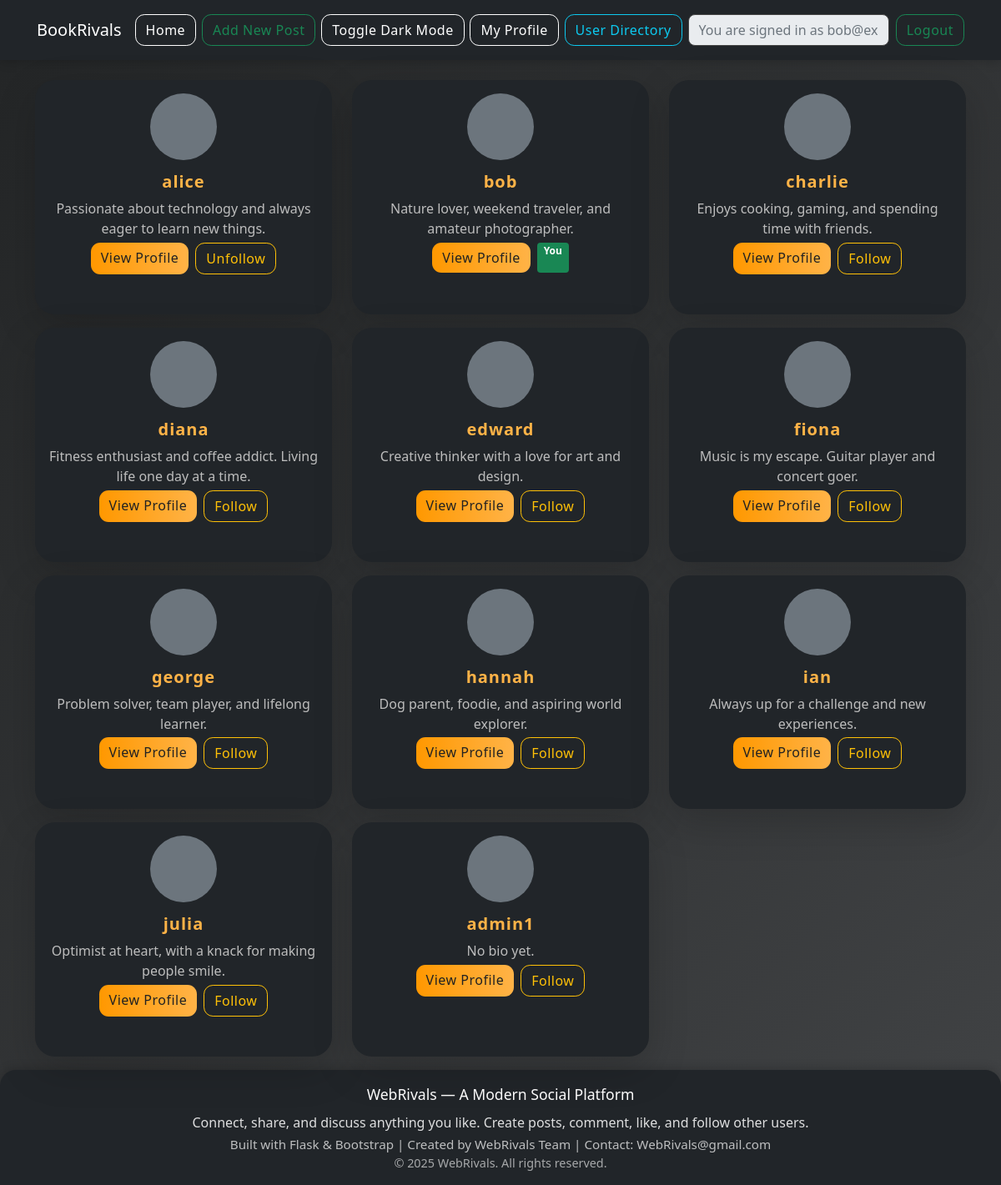
/user-directory (signed in), run on the app's committed database.
### tables this page shows
CREATE TABLE users (
                        id INTEGER PRIMARY KEY,
                        username TEXT UNIQUE,
                        password TEXT, profile_picture TEXT, bio TEXT, date_of_birth TEXT);

### routes.py (the view)
@routes.route('/user-directory')
def user_directory():
    if 'username' not in session:
        return redirect('/login')
    import sqlite3
    conn = sqlite3.connect(DATABASE)
    cursor = conn.cursor()
    cursor.execute("SELECT username, profile_picture, bio FROM users")
    users = cursor.fetchall()
    conn.close()
    return render_template('user_directory.html', users=users)

### app.py (called while the page is built)
@app.context_processor
def utility_processor():
    return dict(
        get_follower_count=get_follower_count,
        get_like_count=get_like_count,
        is_following=is_following,
        is_liked=is_liked,
        get_display_name=get_display_name
    )

### utils.py (called while the page is built)
def is_following(follower, following):
    if not follower or not following:
        return False
    conn = sqlite3.connect(DATABASE)
    cursor = conn.cursor()
    cursor.execute("SELECT 1 FROM followers WHERE follower=? AND following=?",
                  (follower, following))
    result = cursor.fetchone()
    conn.close()
    return result is not None

def get_display_name(email):
    if not email:
        return ''
    return email.split('@')[0]

### templates/user_directory.html (shortened to what this page needs)
{% extends 'base.html' %}
{% block content %}
<main class="container mt-4">
    <div class="row">
        {% for user in users %}
        <div class="col-md-4 mb-3">
            <div class="card h-100 bg-dark text-light shadow-lg">
                <div class="card-body text-center">
                    {% if user[1] %}
                        <img src="/{{ user[1] }}" alt="Profile Picture" class="rounded-circle mb-2" width="80" height="80">
                    {% else %}
                        <div class="rounded-circle bg-secondary mb-2" style="width:80px; height:80px; display:inline-block;"></div>
                    {% endif %}
                    <h5 class="card-title">{{ get_display_name(user[0]) }}</h5>
                    <p class="card-text">{{ user[2] if user[2] else 'No bio yet.' }}</p>
                    <div class="d-flex justify-content-center gap-2">
                        <a href="/profile?user={{ user[0] }}" class="btn btn-outline-primary">View Profile</a>
                        {% if user[0] != session['username'] %}
                        <button type="button" class="btn btn-outline-warning follow-btn" data-username="{{ user[0] }}">
                            {% if is_following(session['username'], user[0]) %}Unfollow{% else %}Follow{% endif %}
                        </button>
                        {% else %}
                        <span class="badge bg-success">You</span>
                        {% endif %}
                    </div>
                </div>
            </div>
        </div>
        {% endfor %}
    </div>
</main>
{% endblock %}

### static/style.css (style rules this page uses)
body { background: #181818 !important; }
.card { box-shadow: 0 4px 16px 0 rgba(0,0,0,0.25); border-radius: 1.2rem; border: none; }
.card-title { font-size: 1.5rem; letter-spacing: 1px; }
body { background: linear-gradient(135deg, #232526 0%, #414345 100%) !important; min-height: 100vh; }
.card { background: rgba(30, 30, 30, 0.97); box-shadow: 0 8px 32px 0 rgba(31, 38, 135, 0.18); border-radius: 1.5rem; border: none; transition: transform 0.18s, box-shadow 0.18s; overflow: hidden; margin-bottom: 2rem; }
.card-title { font-size: 1.25rem; font-weight: 700; color: #ffb347; margin-bottom: 0.5rem; }
.card-text { color: #bdbdbd; font-size: 1rem; margin-bottom: 0.3rem; }
.btn { border-radius: 0.7rem; font-weight: 500; letter-spacing: 0.5px; transition: background 0.18s, color 0.18s, box-shadow 0.18s; }
.btn-primary, .btn-outline-primary { background: linear-gradient(90deg, #ff9800 0%, #ffb347 100%); color: #222; border: none; }

### data on the page
users: username "alice", bio "Passionate about technology and always eager to learn new things.", shows "Unfollow"
users: username "bob", bio "Nature lover, weekend traveler, and amateur photographer.", shows "You"
users: username "charlie", bio "Enjoys cooking, gaming, and spending time with friends.", shows "Follow"
users: username "diana", bio "Fitness enthusiast and coffee addict. Living life one day at a time.", shows "Follow"
users: username "edward", bio "Creative thinker with a love for art and design.", shows "Follow"
users: username "fiona", bio "Music is my escape. Guitar player and concert goer.", shows "Follow"
users: username "george", bio "Problem solver, team player, and lifelong learner.", shows "Follow"
users: username "hannah", bio "Dog parent, foodie, and aspiring world explorer.", shows "Follow"
users: username "ian", bio "Always up for a challenge and new experiences.", shows "Follow"
users: username "julia", bio "Optimist at heart, with a knack for making people smile.", shows "Follow"
users: username "admin1", user "No bio yet.", shows "Follow"
